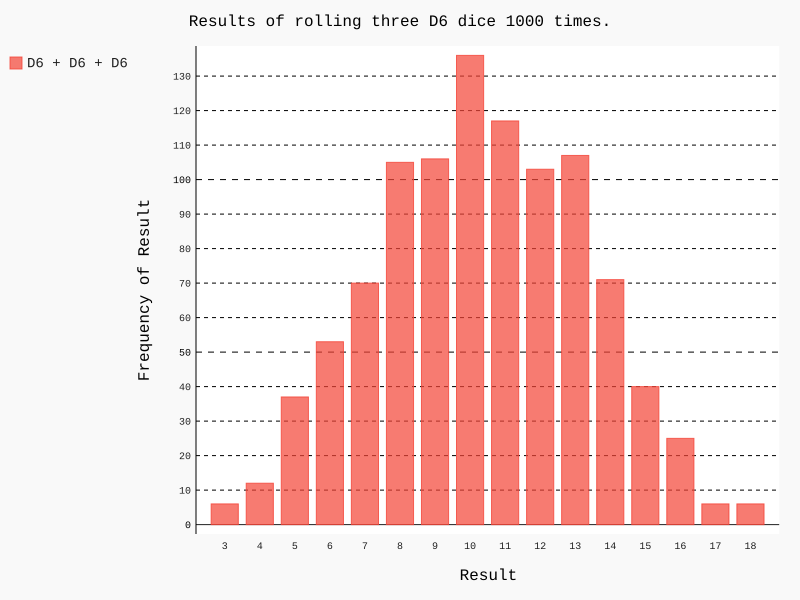

Write the Python code that produced this figure.
from die import Die
import pygal

# Create three D6.
die_1 = Die()
die_2 = Die()
die_3 = Die()

# Make some rolls, and store results in a list.
results = []
for roll_num in range(1000):
    result = die_1.roll() + die_2.roll() + die_3.roll()
    results.append(result)

# Analyze the results.
frequencies = []
max_result = die_1.num_sides + die_2.num_sides + die_3.num_sides

for value in range(3, max_result+1):
    frequency = results.count(value)
    frequencies.append(frequency)

# Visualize the results.
hist = pygal.Bar()

hist.title = "Results of rolling three D6 dice 1000 times."
hist.x_labels = [str(x) for x in range(3, max_result+1)]
hist.x_title = "Result"
hist.y_title = "Frequency of Result"

hist.add('D6 + D6 + D6', frequencies)
hist.render_to_file('3x_d6_visual.svg')

print(frequencies)
